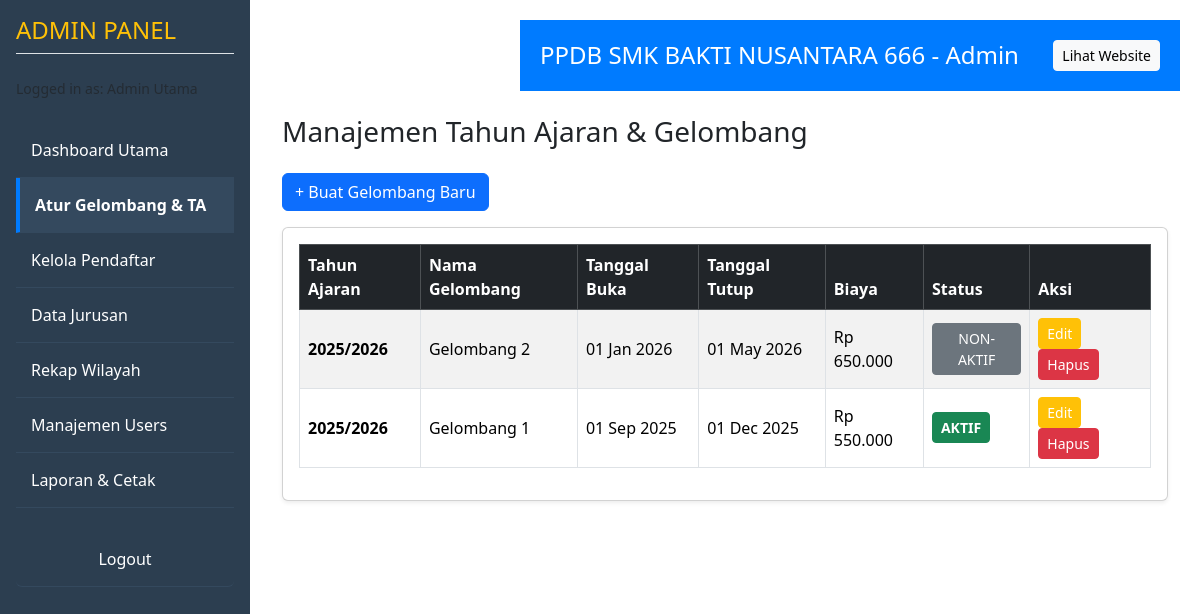
/admin/gelombang.php (signed in), run on the app's committed database.
### tables this page shows
CREATE TABLE `gelombang` (
  `id` int(11) NOT NULL,
  `nama` varchar(50) DEFAULT NULL,
  `tahun` varchar(20) DEFAULT NULL,
  `tgl_mulai` date DEFAULT NULL,
  `tgl_selesai` date DEFAULT NULL,
  `biaya_daftar` decimal(12,2) DEFAULT NULL,
  `aktif` tinyint(1) DEFAULT 0
);

### admin/gelombang.php (the view, shortened to what this page needs)
<?php
include('../includes/admin_header.php');
$data_gelombang = [];
$sql = "SELECT * FROM gelombang ORDER BY tahun DESC, tgl_mulai DESC";
$result = $conn->query($sql);
while ($row = $result->fetch_assoc()) {
    $data_gelombang[] = $row;
}
?>
<h3 class="mb-4">Manajemen Tahun Ajaran & Gelombang</h3>
<a href="gelombang_tambah.php" class="btn btn-primary mb-3">+ Buat Gelombang Baru</a>
<div class="card shadow-sm">
    <div class="card-body">
        <div class="table-responsive">
            <table class="table table-striped table-hover table-bordered align-middle">
                <thead class="table-dark">
                    <tr>
                        <th>Tahun Ajaran</th>
                        <th>Nama Gelombang</th>
                        <th>Tanggal Buka</th>
                        <th>Tanggal Tutup</th>
                        <th>Biaya</th>
                        <th>Status</th>
                        <th>Aksi</th>
                    </tr>
                </thead>
                <tbody>
                    <?php if(empty($data_gelombang)): ?>
                        <tr><td colspan="7" class="text-center">Belum ada data.</td></tr>
                    <?php else: ?>
                        <?php foreach($data_gelombang as $row): ?>
                            <tr>
                                <td class="fw-bold"><?php echo htmlspecialchars($row['tahun']); ?></td>
                                <td><?php echo htmlspecialchars($row['nama']); ?></td>
                                <td><?php echo date('d M Y', strtotime($row['tgl_mulai'])); ?></td>
                                <td><?php echo date('d M Y', strtotime($row['tgl_selesai'])); ?></td>
                                <td>Rp <?php echo number_format($row['biaya_daftar'], 0, ',', '.'); ?></td>
                                <td>
                                    <?php if($row['aktif'] == 1): ?>
                                        <a href="gelombang.php?toggle_id=<?php echo $row['id']; ?>&status=1" class="btn btn-sm btn-success fw-bold">AKTIF</a>
                                    <?php else: ?>
                                        <a href="gelombang.php?toggle_id=<?php echo $row['id']; ?>&status=0" class="btn btn-sm btn-secondary">NON-AKTIF</a>
                                    <?php endif; ?>
                                </td>
                                <td>
                                    <a href="gelombang_edit.php?id=<?php echo $row['id']; ?>" class="btn btn-sm btn-warning text-white">Edit</a>
                                    <form method="POST" class="d-inline" onsubmit="return confirm('Hapus gelombang ini?');">
                                        <button type="submit" class="btn btn-sm btn-danger">Hapus</button>
                                    </form>
                                </td>
                            </tr>
                        <?php endforeach; ?>
                    <?php endif; ?>
                </tbody>
            </table>
        </div>
    </div>
</div>
<?php include('../includes/admin_footer.php'); ?>

### data on the page
gelombang: tahun "2025/2026", nama "Gelombang 2", tgl_mulai "01 Jan 2026", tgl_selesai "01 May 2026", biaya_daftar "650.000"
gelombang: tahun "2025/2026", nama "Gelombang 1", tgl_mulai "01 Sep 2025", tgl_selesai "01 Dec 2025", biaya_daftar "550.000"
